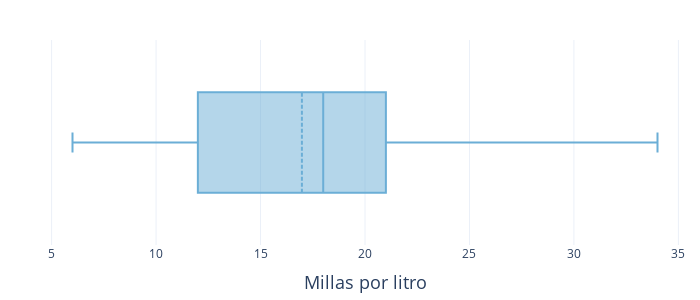

The code cell stored with this chart in its notebook:
### Markdown cell above
## Box plots

### Code cell
fig = go.Figure(
    go.Box(
        x=gas_miles['miles_per_liter'],
        name=' ',
        boxmean=True,
        marker_size=6,
        whiskerwidth=0.2,
        boxpoints='all',
        marker_color='rgb(107,174,214)',
        marker_line_outliercolor='rgba(219, 64, 82, 0.6)'
    )
)

fig.update_layout(
    xaxis=dict(
        title='Millas por litro',
        title_font_size=18
    ),
    margin=dict(
        l=40,
        r=10,
        b=10,
        t=40,
    ),
    height=300,
    width=700,
    showlegend=False,
    template='plotly_white',
)

fig.write_image('images/miles_per_liter.pdf')

fig.show()

### Figure 1 — Plotly figure (JSON) as saved in the notebook; plotly's stock layout.template omitted (floating-point values rounded to 4 significant figures)
{"data": [{"boxmean": true, "marker": {"color": "rgb(107,174,214)", "line": {"outliercolor": "rgba(219, 64, 82, 0.6)"}, "size": 6}, "name": " ", "type": "box", "whiskerwidth": 0.2, "x": [22, 17, 22, 8.5, 11.5, 12.5, 20, 15, 18, 26, 20, 16, 19, 14, 14, 21, 29, 16, 22, 22, 24, 19, 7.667, 11.67, 8, 7, 30, 18, 16, 17, 10.5, 28, 21, 8.333, 9.333, 12, 12, 14, 10, 22, 14, 14, 15, 18, 20, 21, 19, 19, 18, 19, 24, 16, 7, 28, 34, 25, 26, 18, 18, 18, 19, 19, 19, 24, 14, 11.67, 6, 10.33, 6, 12.5, 20.5, 12.5, 11.5, 8.5]}], "layout": {"height": 300, "margin": {"b": 10, "l": 40, "r": 10, "t": 40}, "showlegend": false, "width": 700, "xaxis": {"title": {"font": {"size": 18}, "text": "Millas por litro"}}}}
